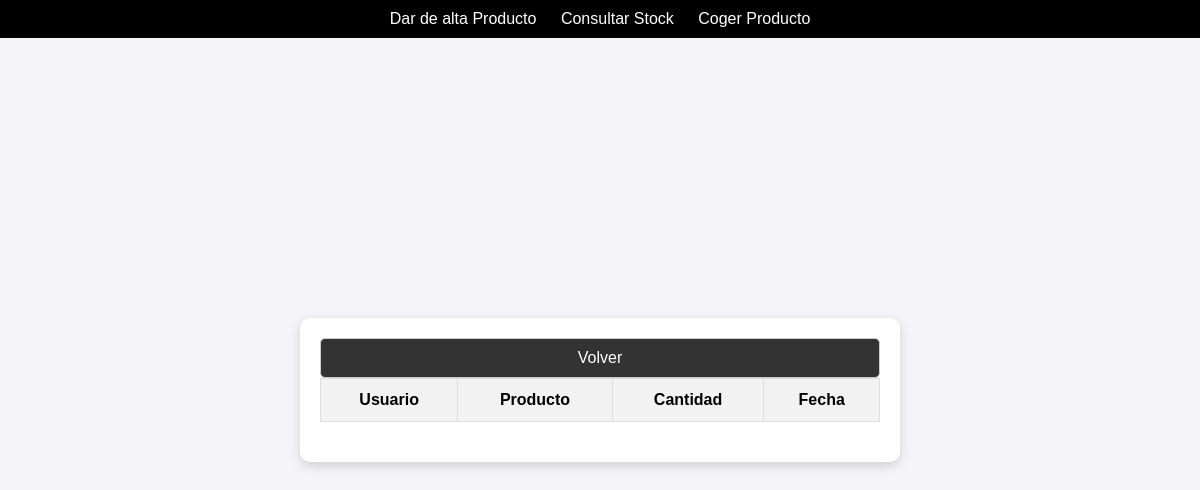
Before: /controllers/controlHistorial.php (signed in) with the older database file.
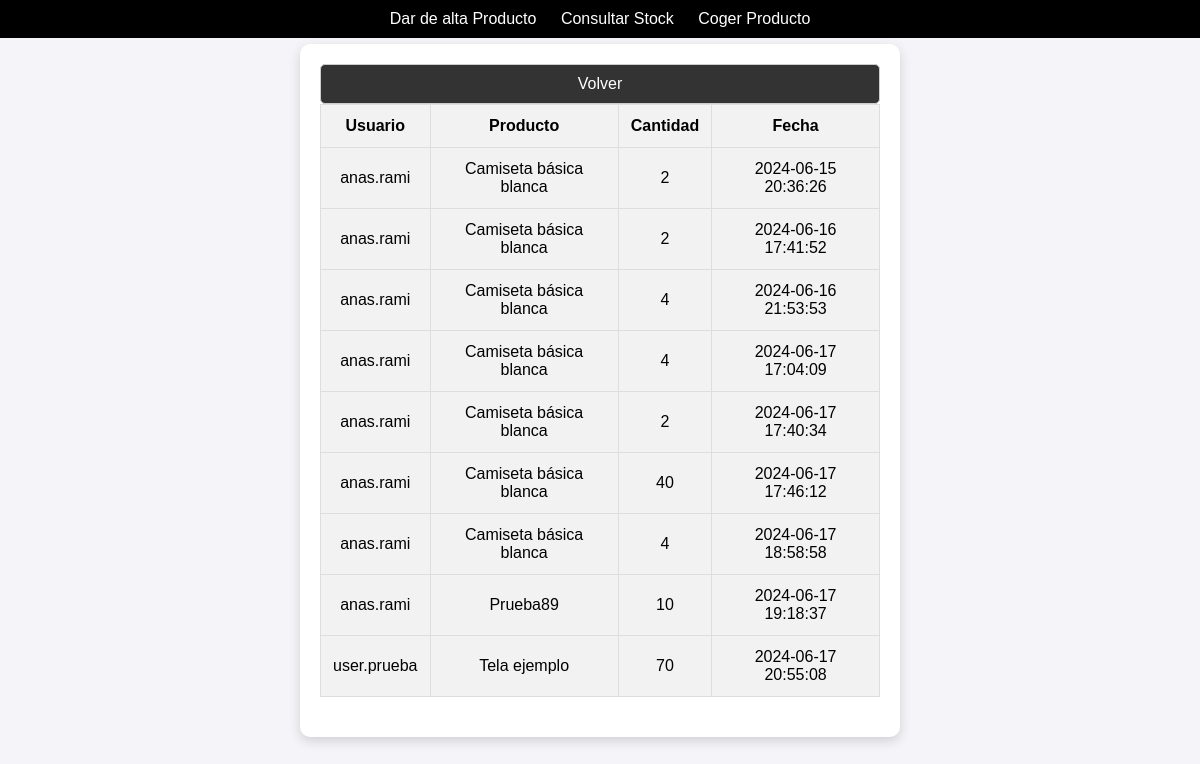
After: the same page with the newer database file.
### tables this page shows
CREATE TABLE `uso_producto` (
  `id` int NOT NULL,
  `id_usuario` int DEFAULT NULL,
  `id_producto` int DEFAULT NULL,
  `cantidad` int DEFAULT NULL,
  `fecha` datetime DEFAULT NULL
);

CREATE TABLE `usuarios` (
  `id` int NOT NULL,
  `nombre_usuario` varchar(50) NOT NULL,
  `contrasena` varchar(255) NOT NULL,
  `correo_electronico` varchar(100) NOT NULL,
  `fecha_registro` timestamp NULL DEFAULT CURRENT_TIMESTAMP,
  `rol` enum('admin','usuario') DEFAULT 'usuario'
);

CREATE TABLE `productos` (
  `id` int NOT NULL,
  `nombre` varchar(255) DEFAULT NULL COMMENT 'Nombre del producto',
  `descripcion` text COMMENT 'Descripción del producto',
  `id_categoria` int DEFAULT NULL COMMENT 'ID de la categoría del producto',
  `id_subcategoria` int DEFAULT NULL COMMENT 'ID de la subcategoría del producto',
  `id_subsubcategoria` int DEFAULT NULL COMMENT 'ID de la subsubcategoría del producto',
  `observaciones` text COMMENT 'Observaciones adicionales del producto',
  `tamano` varchar(255) DEFAULT NULL COMMENT 'Tamaño del producto',
  `color` varchar(50) DEFAULT NULL COMMENT 'Color del producto',
  `stock_inicial` int DEFAULT NULL COMMENT 'Stock inicial del producto',
  `stock_actual` int DEFAULT '0' COMMENT 'Stock actual del producto'
);

### controllers/controlHistorial.php (called while the page is built, shortened)
<?php
require_once '../models/modelhistorial.php';
function mostrarhistorial() {
    $operaciones = obtenerhistorial();
    require '../views/historial.php';
}
mostrarhistorial();
?>

### models/modelhistorial.php (called while the page is built, shortened)
<?php
function obtenerhistorial()
{
    $conn = conectar();
    $stmt = $conn->prepare("SELECT u.nombre_usuario,p.NOMBRE,us.cantidad,us.fecha FROM uso_producto us JOIN usuarios u ON us.id_usuario = u.id
JOIN productos p ON us.id_producto = p.id;");
    $stmt->execute();
    return $stmt->fetchAll(PDO::FETCH_ASSOC);
}
?>

### views/historial.php (the view, shortened to what this page needs)
<!DOCTYPE html>
<html lang="en">
<head>
    <link rel="stylesheet" href="../css/sty2.css">
</head>
<body>
    <nav>
        <a href="../controllers/controlProductoAdd.php">Dar de alta Producto</a>
        <a href="../controllers/controlProducto.php">Consultar Stock</a>
        <a href="../controllers/controlStock.php">Coger Producto</a>
    </nav>
    <div class="container">
        <button onclick="window.location.href='controlInicio.php'">Volver</button>
        <table class="table">
            <thead>
                <tr>
                    <th>Usuario</th>
                    <th>Producto</th>
                    <th>Cantidad</th>
                    <th>Fecha</th>
                </tr>
            </thead>
            <tbody>
                <?php
                if (isset($operaciones)) {
                    foreach ($operaciones as $operacion) : ?>
                        <tr>
                            <td data-label="Usuario"><?= $operacion['nombre_usuario'] ?></td>
                            <td data-label="Producto"><?= $operacion['NOMBRE'] ?></td>
                            <td data-label="Cantidad"><?= $operacion['cantidad'] ?></td>
                            <td data-label="Fecha"><?= $operacion['fecha'] ?></td>
                        </tr>
                <?php endforeach;
                }  ?>
            </tbody>
        </table>
    </div>
</body>
</html>

### css/sty2.css (style rules this page uses)
body { font-family: Arial, sans-serif; background-color: #f4f4f9; margin: 0; display: flex; justify-content: center; align-items: center; min-height: 100vh; box-sizing: border-box; padding-top: 20px; position: relative; }
body::before { content: ""; position: fixed; top: 0; left: 0; right: 0; bottom: 0; background-image: url(https://i.pinimg.com/736x/84/2e/8f/842e8f6a155d50135b4b80d4313c4973.jpg); background-size: cover; filter: blur(5px); z-index: -1; }
.container { max-width: 600px; width: 90%; padding: 20px; box-shadow: 0 4px 12px rgba(0, 0, 0, 0.15); border-radius: 10px; background: #fff; box-sizing: border-box; margin-bottom: 40px; }
input[type="text"], input[type="number"], textarea, select, button, .back-button { width: 100%; padding: 10px; font-size: 1em; border: 1px solid #ccc; border-radius: 5px; outline: none; transition: border-color 0.3s ease; }
button, .back-button { background-color: #333; color: white; cursor: pointer; transition: background-color 0.3s ease; }
nav { position: fixed; top: 0; width: 100%; background-color: black; color: white; padding: 10px 0; text-align: center; z-index: 1000; }
nav a { color: white; text-decoration: none; margin: 0 10px; }
.table { width: 100%; border-collapse: collapse; margin-bottom: 20px; background-color: #f2f2f2; }
.table th, .table td { padding: 12px; text-align: center; border: 1px solid #ddd; }
.table th { background-color: #f2f2f2; text-align: center; }

Changed rows visible on the page:
added uso_producto: id_usuario.nombre_usuario "anas.rami", id_producto.nombre "Camiseta básica blanca", cantidad "2", fecha "2024-06-15 20:36:26"
added uso_producto: id_usuario.nombre_usuario "anas.rami", id_producto.nombre "Camiseta básica blanca", cantidad "2", fecha "2024-06-16 17:41:52"
added uso_producto: id_usuario.nombre_usuario "anas.rami", id_producto.nombre "Camiseta básica blanca", cantidad "4", fecha "2024-06-16 21:53:53"
added uso_producto: id_usuario.nombre_usuario "anas.rami", id_producto.nombre "Camiseta básica blanca", cantidad "4", fecha "2024-06-17 17:04:09"
added uso_producto: id_usuario.nombre_usuario "anas.rami", id_producto.nombre "Camiseta básica blanca", cantidad "2", fecha "2024-06-17 17:40:34"
added uso_producto: id_usuario.nombre_usuario "anas.rami", id_producto.nombre "Camiseta básica blanca", cantidad "40", fecha "2024-06-17 17:46:12"
added uso_producto: id_usuario.nombre_usuario "anas.rami", id_producto.nombre "Camiseta básica blanca", cantidad "4", fecha "2024-06-17 18:58:58"
added uso_producto: id_usuario.nombre_usuario "anas.rami", id_producto.nombre "Prueba89", cantidad "10", fecha "2024-06-17 19:18:37"
added uso_producto: id_usuario.nombre_usuario "user.prueba", id_producto.nombre "Tela ejemplo", cantidad "70", fecha "2024-06-17 20:55:08"
